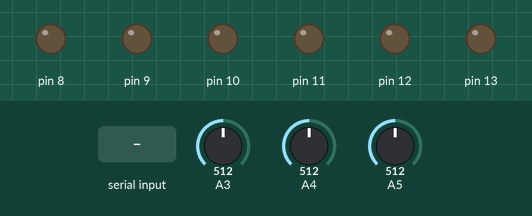
Bench run of a sketch on a simulated Arduino Uno, built with avr-gcc and run on an emulated ATmega328P. On the bench: output pins drawn as LEDs (lit = HIGH). Inputs (shaded band) come from the test bench; at power-on: A3 = 512, A4 = 512, A5 = 512.

Above: at 1.2 s.
1.3 s: "d" received over Serial
At 1.8 s:
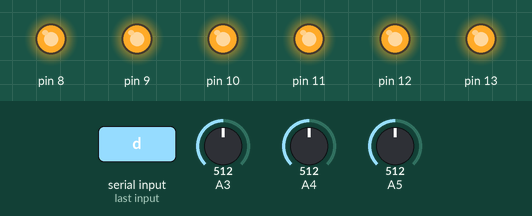
2.8 s: "s" received over Serial
At 4.3 s:
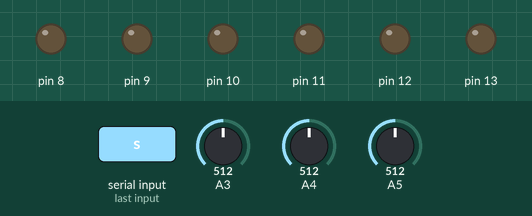
Timing chart, 0 to 5.8 s (numbered marks = the images above; inputs shaded):
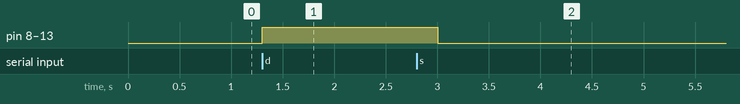

The sketch:

test_shield_ver2.ino
```cpp
int x, y;
int z[70];
int n = 70;
int index = 0;
int count = 0;
int z_ave = 0;
boolean start = false;
void setup() {
  Serial.begin(9600);
  for (int i = 8; i < 14; i++) {
    pinMode(i, OUTPUT);
  }
  for (int i = 0; i < n; i++) {
    z[i] = analogRead(A3);
  }
}

void loop() {
  if (!start) {
    if (Serial.available() > 0) {
      char val = Serial.read();
      if (val == 'd') {
        for (int i = 8; i < 14; i ++) {
          digitalWrite(i, HIGH);
        }
        start = true;
      }
    }
  }
  if (start) {
    x = analogRead(A5);
    y = analogRead(A4);
    z[index] = analogRead(A3);
    index ++;
    if (index >= n) {
      index = 0;
    }
    ////Average of z/////
    int tempsum = 0;
    for (int i = 0; i < n; i++) {
      tempsum = tempsum + z[i];
    }
    z_ave = tempsum / n;
    //Serial.println(z[index]);
    /////Judge here//////
    int z_min = z_ave;
    int index_z_min = index;
    int z_max = z_ave;
    int index_z_max = index;
    for (int i = 0; i < n; i ++) {
      int I = (index + i) % n;
      if (z[I] > z_max) {
        z_max = z[I];
        index_z_max = I;
      }
      if (z[I] < z_min) {
        z_min = z[I];
        index_z_min = I;
      }
    }
    int difindex = (index_z_max - index_z_min);
    if (difindex <= 0) {
      difindex = difindex + n;
    }
    if (z_ave - z_min > 40 && z_max - z_ave > 40 && difindex < 3) {
      index = 0;
      count++;
      Serial.println("d,d,");
      lightOn();
      for (int i = 0; i < n; i++) {
        z[i] = z[index];
      }
    }
    if (Serial.available() > 0) {
      char val = Serial.read();
      if (val == 's') {
        for (int i = 8; i < 14; i ++) {
          digitalWrite(i, HIGH);
        }
        delay(200);
        for (int i = 8; i < 14; i ++) {
          digitalWrite(i, LOW);
        }
        start = false;
      }

    }
    //  count++;
    //  if (millis() % 100 == 0) {
    //    Serial.print("times in 100 ms: ");
    //    Serial.println(count);
    //    count = 0;
    //    Serial.print("z_min = ");
    //    Serial.println(z_min);
    //  }
  }
}

void lightOn() {
  //in 240 ms, running from top to bottom

  digitalWrite(13, HIGH);
  delay(40);

  digitalWrite(12, HIGH);
  digitalWrite(8, HIGH);
  delay(40);

  digitalWrite(11, HIGH);
  digitalWrite(9, HIGH);
  delay(40);

  digitalWrite(10, HIGH);
  digitalWrite(13, LOW);
  delay(40);

  digitalWrite(12, LOW);
  digitalWrite(8, LOW);
  delay(40);

  digitalWrite(11, LOW);
  digitalWrite(9, LOW);
  delay(40);

  digitalWrite(10, LOW);
}
```

Measured:
- after the input at 1.3 s, pin 8–13: LOW → HIGH at once
- after the input at 2.8 s, pin 8–13: HIGH → LOW after 0.20 s
